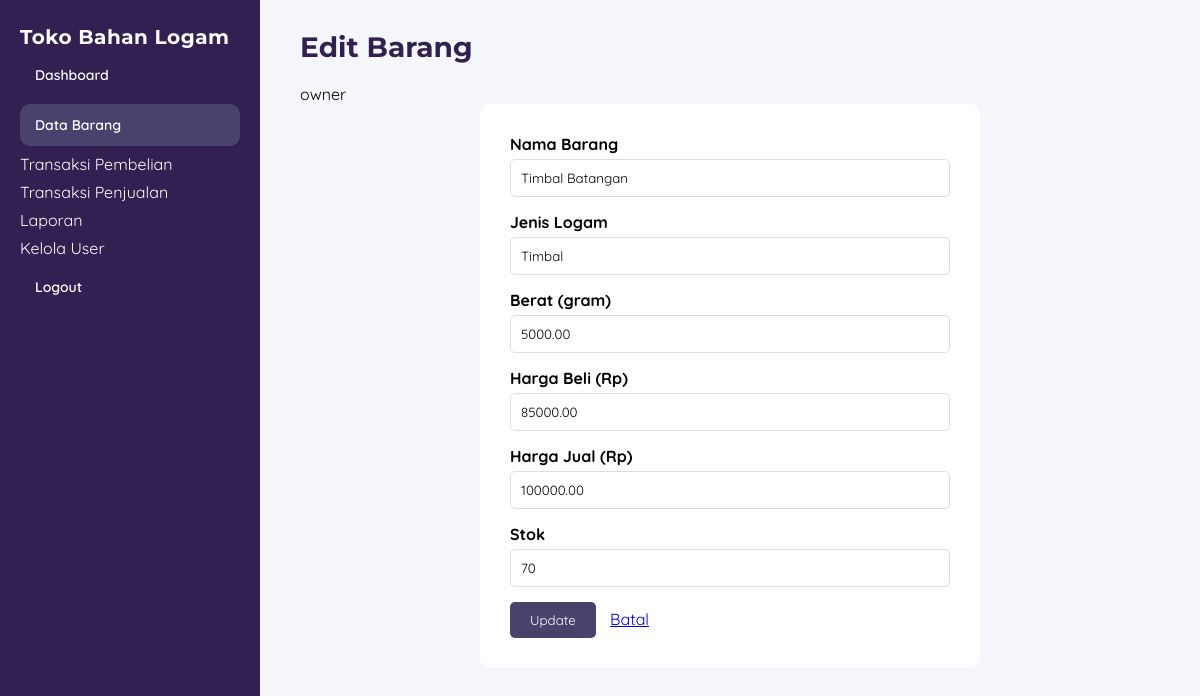
Screenshot of /Owner/edit_barang.php?id=1 (signed in) with the database file from the repository.
### tables this page shows
CREATE TABLE `barang` (
  `idBarang` int(11) NOT NULL,
  `nama_barang` varchar(100) NOT NULL,
  `jenis_logam` varchar(50) NOT NULL,
  `berat_gram` decimal(10,2) NOT NULL,
  `harga_beli` decimal(15,2) NOT NULL,
  `harga_jual` decimal(15,2) NOT NULL,
  `stok` int(11) NOT NULL DEFAULT 0,
  `created_at` timestamp NOT NULL DEFAULT current_timestamp()
);

### Owner/edit_barang.php (the view, shortened to what this page needs)
<?php
include '../koneksi.php';
$id = (int)$_GET['id'];
$query = "SELECT * FROM barang WHERE idBarang = $id";
$result = mysqli_query($conn, $query);
$data = mysqli_fetch_assoc($result);
?>
<!DOCTYPE html>
<html>
<head>
    <link rel="stylesheet" href="dashboard_admin.css">
</head>
<body>
<div class="dashboard">
    <div class="sidebar">
        <h2>Toko Bahan Logam</h2>
        <ul>
            <li><a href="dashboard_admin.php" style="color: white; text-decoration: none;">Dashboard</a></li>
            <li class="active"><a href="barang.php" style="color: white; text-decoration: none;">Data Barang</a></li>
            <li>Transaksi Pembelian</li>
            <li>Transaksi Penjualan</li>
            <li>Laporan</li>
            <li>Kelola User</li>
            <li><a href="logout.php" style="color: white; text-decoration: none;">Logout</a></li>
        </ul>
    </div>
    <div class="main">
        <div class="topbar">
            <h1>Edit Barang</h1>
            <div class="user"><?= $_SESSION['username'] ?></div>
        </div>
        <div class="form-container">
            <form method="POST">
                <div class="form-group">
                    <label>Nama Barang</label>
                    <input type="text" name="nama_barang" value="<?= htmlspecialchars($data['nama_barang']) ?>" required>
                </div>
                <div class="form-group">
                    <label>Jenis Logam</label>
                    <input type="text" name="jenis_logam" value="<?= htmlspecialchars($data['jenis_logam']) ?>" required>
                </div>
                <div class="form-group">
                    <label>Berat (gram)</label>
                    <input type="number" step="0.01" name="berat_gram" value="<?= $data['berat_gram'] ?>" required>
                </div>
                <div class="form-group">
                    <label>Harga Beli (Rp)</label>
                    <input type="number" step="1000" name="harga_beli" value="<?= $data['harga_beli'] ?>" required>
                </div>
                <div class="form-group">
                    <label>Harga Jual (Rp)</label>
                    <input type="number" step="1000" name="harga_jual" value="<?= $data['harga_jual'] ?>" required>
                </div>
                <div class="form-group">
                    <label>Stok</label>
                    <input type="number" name="stok" value="<?= $data['stok'] ?>" required>
                </div>
                <button type="submit" class="btn-submit">Update</button>
                <a href="barang.php" style="margin-left: 10px;">Batal</a>
            </form>
        </div>
    </div>
</div>
</body>
</html>

### Owner/dashboard_admin.css (style rules this page uses)
* { margin: 0; padding: 0; box-sizing: border-box; }
body { font-family: 'Quicksand', sans-serif; background: #e5e5e5; height: 100vh; overflow: hidden; }
.dashboard, .container { display: flex; height: 100vh; width: 100%; }
.sidebar { width: 260px; background: #312051; color: white; display: flex; flex-direction: column; padding: 25px 20px; height: 100vh; overflow-y: auto; }
.sidebar h2 { font-family: 'Montserrat', sans-serif; font-size: 20px; margin-bottom: 5px; font-weight: 700; letter-spacing: 0.5px; }
.sidebar ul { list-style: none; flex: 1; padding: 0; }
.sidebar li { margin-bottom: 8px; position: relative; }
.sidebar li a { display: block; padding: 12px 15px; color: white; text-decoration: none; border-radius: 10px; background: transparent; pointer-events: auto !important; position: relative; z-index: 10; font-family: 'Quicksand', sans-serif; font-weight: 600; font-size: 14px; transition: all 0.3s; }
.sidebar li a:hover, .sidebar li.active a { background: #48426D; color: #F0C38E; }
.main { flex: 1; padding: 30px 40px; overflow-y: auto; background: #f4f6f9; }
.main h1 { font-family: 'Montserrat', sans-serif; font-size: 28px; color: #312051; margin-bottom: 20px; font-weight: 700; }
input, select, textarea, button, .btn, a, .btn-add, .btn-delete, .btn-edit, .btn-search, .btn-submit, .btn-filter, .btn-export, .btn-print, .remove-item { font-family: 'Quicksand', sans-serif; }

### Owner/edit_barang.php (style rules this page uses)
.form-container { max-width: 500px; margin: auto; background: white; padding: 30px; border-radius: 10px; }
.form-group { margin-bottom: 15px; }
.form-group label { display: block; margin-bottom: 5px; font-weight: bold; }
.form-group input { width: 100%; padding: 10px; border: 1px solid #ddd; border-radius: 5px; }
.btn-submit { background: #48426D; color: white; padding: 10px 20px; border: none; border-radius: 5px; cursor: pointer; }

### rows the page displays
barang: nama_barang "Timbal Batangan", jenis_logam "Timbal", berat_gram "5000.00", harga_beli "85000.00", harga_jual "100000.00", stok "70"

### other values shown
$_SESSION['username'] "owner"
